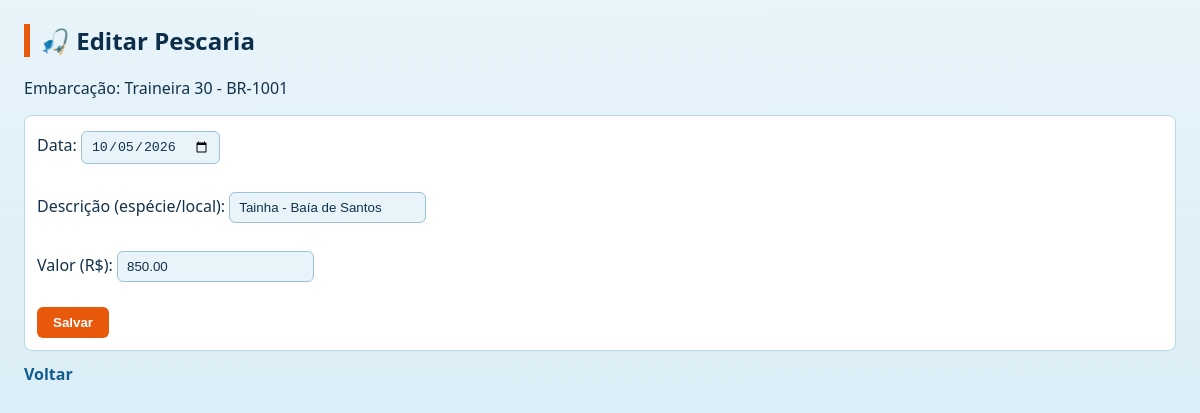
The app's page /editar_pescaria.php?id=1 (signed in) with its own data.
### tables this page shows
CREATE TABLE `pescarias` (
  `id` int NOT NULL,
  `embarcacao_id` int NOT NULL,
  `data` date NOT NULL,
  `descricao` varchar(255) NOT NULL,
  `valor` decimal(10,2) NOT NULL DEFAULT '0.00'
);

CREATE TABLE `embarcacoes` (
  `id` int NOT NULL,
  `pescador_id` int NOT NULL,
  `modelo` varchar(60) NOT NULL,
  `marca` varchar(60) NOT NULL,
  `registro` varchar(20) DEFAULT NULL,
  `cor` varchar(30) DEFAULT NULL,
  `ano` int DEFAULT NULL
);

### editar_pescaria.php (the view, shortened to what this page needs)
<?php
include 'config.php';
$id = $_GET['id'] ?? 0;
$sql = "SELECT p.*, c.modelo, c.registro FROM pescarias p JOIN embarcacoes c ON p.embarcacao_id = c.id WHERE p.id=?";
$stmt = $conn->prepare($sql);
$stmt->bind_param('i', $id);
$stmt->execute();
$res = $stmt->get_result();
$pescaria = $res->fetch_assoc();
?>
<link rel="stylesheet" href="css/style.css">
<h2>Editar Pescaria</h2>
<p>Embarcação: <?= htmlspecialchars($pescaria['modelo'] . ' - ' . $pescaria['registro']) ?></p>
<form method="post">
    <label for="data">Data:</label>
    <input type="date" id="data" name="data" value="<?= htmlspecialchars($pescaria['data']) ?>" required>
    <br><br>
    <label for="descricao">Descrição (espécie/local):</label>
    <input type="text" id="descricao" name="descricao" value="<?= htmlspecialchars($pescaria['descricao']) ?>" required>
    <br><br>
    <label for="valor">Valor (R$):</label>
    <input type="number" step="0.01" min="0" id="valor" name="valor" value="<?= htmlspecialchars($pescaria['valor']) ?>">
    <br><br>
    <button>Salvar</button>
</form>
<a href="historico.php">Voltar</a>

### css/style.css (style rules this page uses)
* { box-sizing: border-box; }
h2, h3 { color: var(--mar-fundo); border-left: 6px solid var(--boia); padding-left: 10px; }
h2::before { content: "\1F3A3 "; }
a { color: var(--mar-medio); text-decoration: none; font-weight: 600; margin-right: 10px; }
form { background: #fff; border: 1px solid #b9d8e8; border-radius: 8px; padding: 12px; margin: 12px 0; }
input, select { padding: 7px 9px; margin: 3px 4px 3px 0; border: 1px solid #9cc3d8; border-radius: 6px; background: var(--mar-claro); color: var(--texto); }
button { background: var(--boia); color: #fff; border: 0; border-radius: 6px; padding: 8px 16px; font-weight: 700; cursor: pointer; }

### records on screen
pescarias: embarcacao.registro "Traineira 30 - BR-1001", data "10/05/2026", descricao "Tainha - Baía de Santos", valor "850.00"
